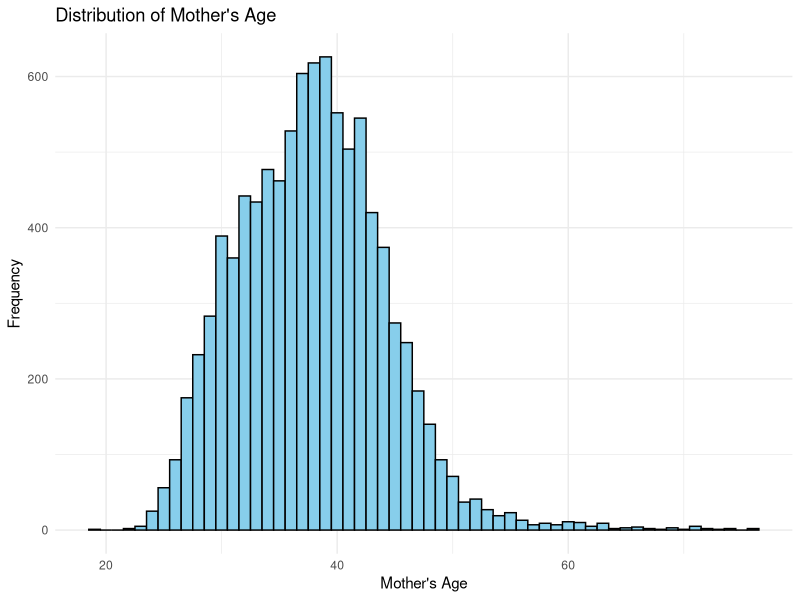
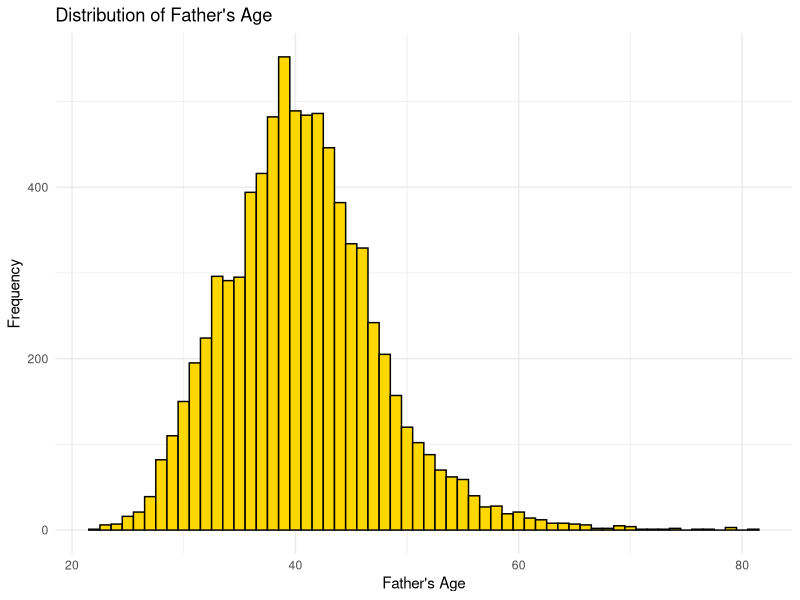
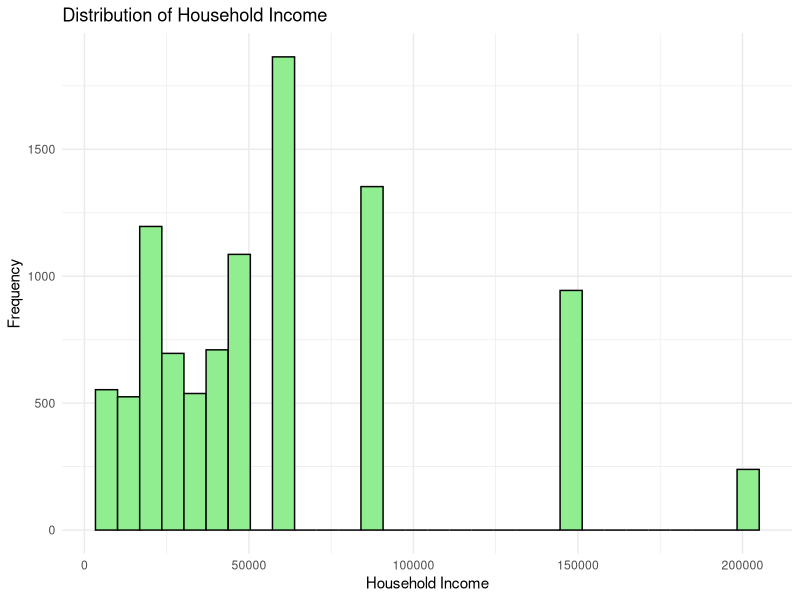
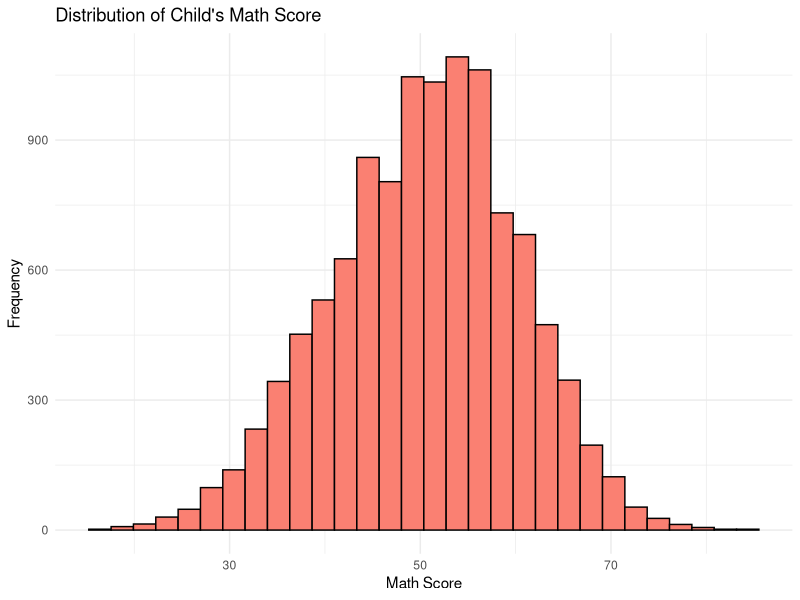
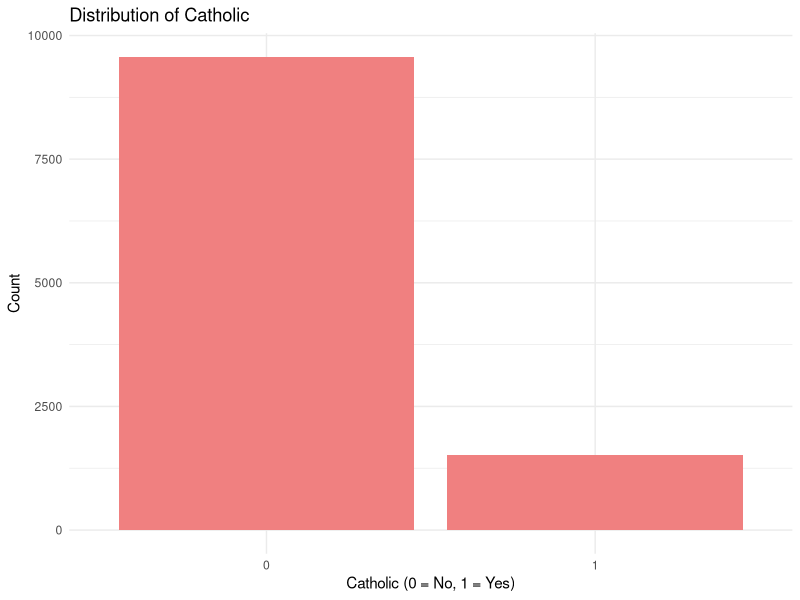
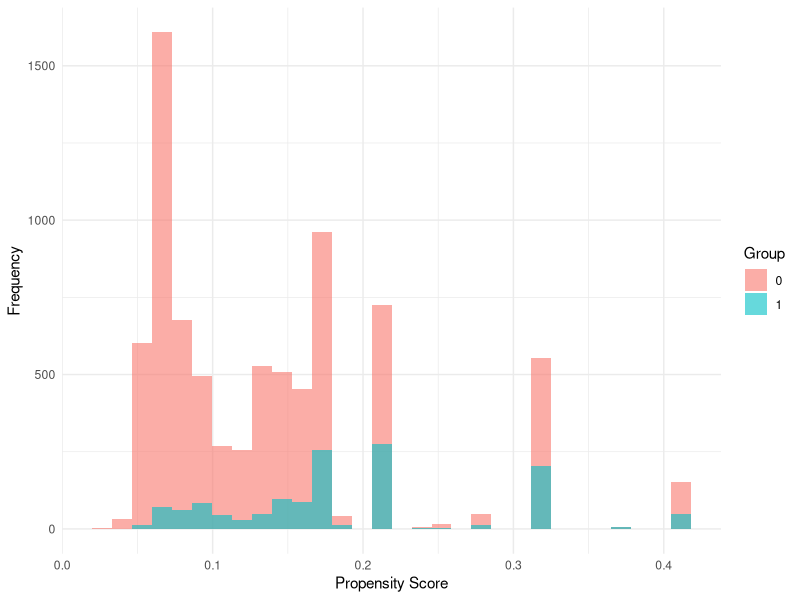
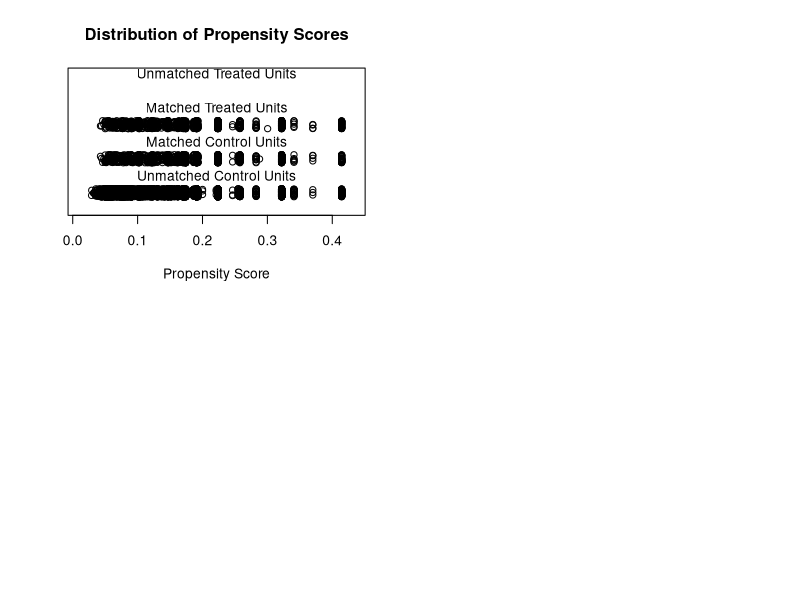
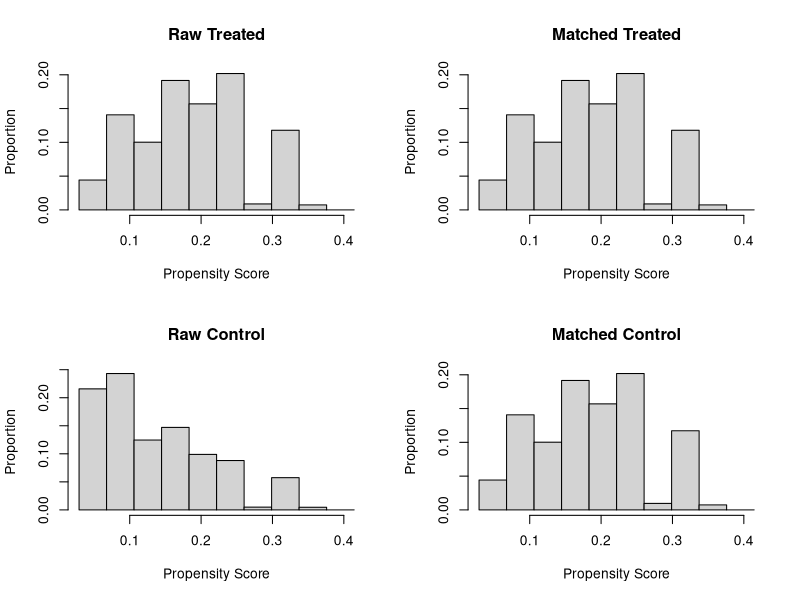

These charts were generated, in order, by the following R code:

# Install necessary packages if you haven't already
install.packages("MatchIt")
install.packages("dplyr")
install.packages("ggplot2")

# Load the libraries
library(MatchIt)
library(dplyr)
library(ggplot2)

setwd(dirname(rstudioapi::getSourceEditorContext()$path))
data <- read.csv(file = "./data/ecls.csv")
data


# Remove the any columns to anonymize the data
data_anonymized <- data[, !(names(data) %in% c("childid"))]
# Summary statistics for numeric columns 

summary_statistics <- data_anonymized %>% 
  
  reframe(across(where(is.numeric), ~ list(mean = mean(.x, na.rm = TRUE),  
                                             
                                             sd = sd(.x, na.rm = TRUE), 
                                             
                                             min = min(.x, na.rm = TRUE), 
                                             
                                             max = max(.x, na.rm = TRUE)))) 
summary_statistics

# Counts  'catholic' columns 
catholic_counts <- table(data_anonymized$catholic) 
catholic_counts


# Histograms for numeric variables: Age of mother and father, household income, and child's math score 

par(mfrow = c(2, 2)) 



# Mother's age distribution 

ggplot(data_anonymized, aes(x = p5hmage)) + 
  
  geom_histogram(binwidth = 1, fill = "skyblue", color = "black") + 
  
  labs(title = "Distribution of Mother's Age", x = "Mother's Age", y = "Frequency") + 
  
  theme_minimal() 



# Father's age distribution 

ggplot(data_anonymized, aes(x = p5hdage)) + 
  
  geom_histogram(binwidth = 1, fill = "gold", color = "black") + 
  
  labs(title = "Distribution of Father's Age", x = "Father's Age", y = "Frequency") + 
  
  theme_minimal() 




# Household income distribution 

ggplot(data_anonymized, aes(x = w3income)) + 
  
  geom_histogram(fill = "lightgreen", color = "black") + 
  
  labs(title = "Distribution of Household Income", x = "Household Income", y = "Frequency") + 
  
  theme_minimal() 



# Child's math score distribution 

ggplot(data_anonymized, aes(x = c5r2mtsc)) + 
  
  geom_histogram(fill = "salmon", color = "black") + 
  
  labs(title = "Distribution of Child's Math Score", x = "Math Score", y = "Frequency") + 
  
  theme_minimal() 



# Catholic distribution 

ggplot(data_anonymized, aes(x = factor(catholic))) + 
  
  geom_bar(fill = "lightcoral") + 
  
  labs(title = "Distribution of Catholic", x = "Catholic (0 = No, 1 = Yes)", y = "Count") + 
  
  theme_minimal() 


# View the first few rows of the anonymized dataframe
head(data_anonymized)


data_anonymized %>%
  group_by(catholic) %>%
  summarise(n_students = n(),
            mean_math = mean(c5r2mtsc_std, na.rm = TRUE),
            std_error = sd(c5r2mtsc_std, na.rm = TRUE) / sqrt(n_students))


pre_treatment_covariates <- c('w3income', 'p5numpla', 'w3momed_hsb')
data_anonymized %>%
  group_by(catholic) %>%
  summarise_at(vars(one_of(pre_treatment_covariates)), ~mean(.x, na.rm = TRUE))

# build the model and update prop score
model_ps <- glm(catholic ~  w3income + p5numpla + w3momed_hsb, family = binomial(), data = data_anonymized)
data_anonymized$pscore <- predict(model_ps, newdata = data_anonymized, type = "response")

#plot the results as a histogram
ggplot(data_anonymized, aes(x = pscore, fill = as.factor(catholic))) +
  geom_histogram(alpha = 0.6, position = "identity", bins = 30) +
  labs(x = "Propensity Score", y = "Frequency", fill = "Group") +
  theme_minimal()

# Remove rows with any NA values in the specified covariates
data_cleaned <- data_anonymized %>%
  filter(complete.cases(catholic, race_white, w3income, p5numpla, w3momed_hsb))

# Further remove rows with non-finite values in numeric covariates
numeric_covariates <- c( "w3income", "p5numpla")
data_cleaned <- data_cleaned %>%
  filter(sapply(data_cleaned[numeric_covariates], is.finite) %>% rowSums() == length(numeric_covariates))

# run matchit() on data_cleaned
mod_match <- matchit(catholic ~ race_white + w3income + p5numpla + w3momed_hsb, 
                     method = "nearest", data = data_cleaned) # or data_imputed

# Using the MatchIt package for visualization
plot(mod_match, type = "jitter")
plot(mod_match, type = "hist")

matched_data <- match.data(mod_match)
matched_data %>%
  group_by(catholic) %>%
  summarise_at(vars(one_of(pre_treatment_covariates)), ~mean(.x, na.rm = TRUE))

with(matched_data, t.test(c5r2mtsc_std ~ catholic))

# You can also use a linear model for a more detailed analysis
lm_effect <- lm(c5r2mtsc_std ~ catholic, data = matched_data)
summary(lm_effect)
